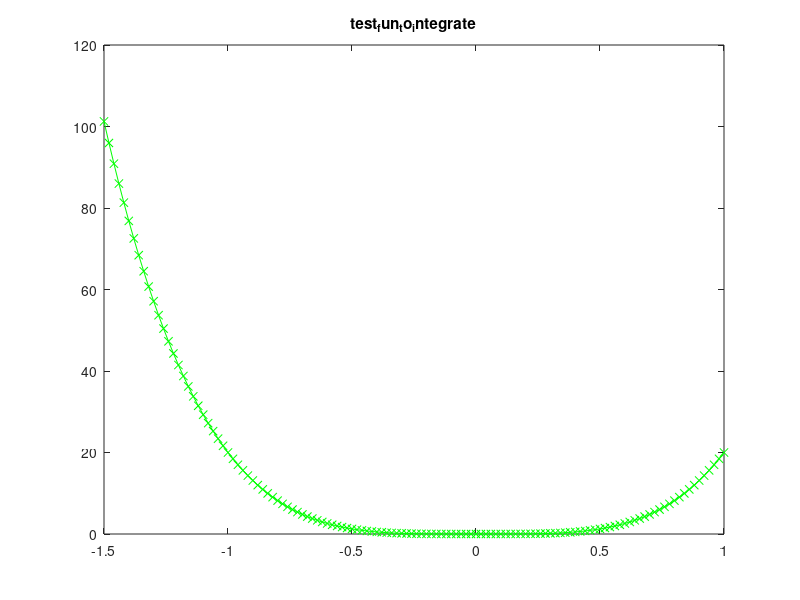

Source code (MATLAB): (Note: this script raises an error after producing the figure.)
% ========================================================================================
% ========================================================================================

function resultBoolean = gaussIntegrationTest()

  addpath( genpath( [ pwd filesep '..' filesep 'src'] ));

  plots_boolean = true ;

  point_nums_to_test = [ 1:10 12 14 16 28  ] ;
%  point_nums_to_test = [ 1:10    ]
  int_values = zeros( size(point_nums_to_test) ) ;

  a = -1.5 ;  b =  1 ;
  %analyInt = -50*.5 + -50*1*.5 + 100*.5*.5 + 100*.5  ;
  analyInt = 20 * ( b^5/5 - a^5/5 )  ;

  xs = -1.5:.02:1;
  ys = 0;
  for i=1:length(xs)
    ys(i) = test_fun_to_integrate(xs(i));
  end

  if plots_boolean
    figure
    plot( xs, ys, 'g-x' )
    title('test_fun_to_integrate')
  end

  for j=1:length( point_nums_to_test)
    [xIntPoints, wIntPoints] = gaussPointsAndWeights ( point_nums_to_test(j) ) ;

    for k=1:length(xIntPoints)
      int_values(j) = int_values(j) + ...
                      wIntPoints(k) * test_fun_to_integrate( (b-a)/2 * xIntPoints(k) + (a+b)/2 ) * ( (b-a) /2 ) ;
    end
  end
  
  if plots_boolean
%    numericalInt = quadl( 'test_fun_to_integrate', a, b )
    figure
    plot(point_nums_to_test, int_values,'b-x')
    hold on, grid on
    plot(point_nums_to_test, analyInt*ones(size(point_nums_to_test)),'r-o')
  end

disp('debugging')
int_values(3:end)
analyInt*ones(1,length(point_nums_to_test)-2)

  resultBoolean = max( abs( int_values(3:end) - analyInt*ones(1,length(point_nums_to_test)-2) ) ) / abs( analyInt ) < 1e-8 ;

% ========================================================================================
% ========================================================================================
function ys = test_fun_to_integrate( xinput )
  ys = 20 * xinput .^ 4 ;
